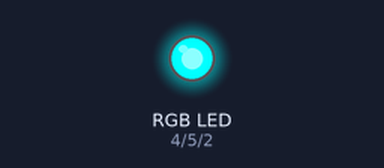
A sketch run on a simulated Arduino Uno, built with avr-gcc and run on an emulated ATmega328P. Shown: an RGB LED mixed from three pins (HIGH = lit).

Above: at 0.2 s.
At 0.7 s:
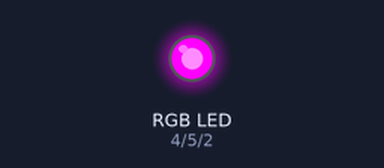
At 2.7 s:
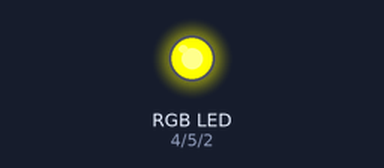
Timing chart, 0 to 3.5 s (numbered marks = the images above):
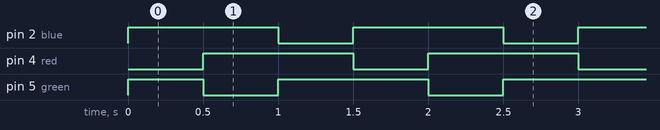

The sketch:

RGB.ino
```cpp
int red = 4;
int green = 5;
int blue = 2;

void setup() {
  pinMode(red, OUTPUT);
  pinMode(green, OUTPUT);
  pinMode(blue, OUTPUT);
}

void loop() {
  digitalWrite(red, LOW);
  digitalWrite(green, HIGH);
  digitalWrite(blue, HIGH);
  delay(500);
  digitalWrite(red, HIGH);
  digitalWrite(green, LOW);
  delay(500);
  digitalWrite(green, HIGH);
  digitalWrite(blue, LOW);
  delay(500);
}
```

Measured:
- by itself, pin 2 (blue), pin 4 (red): alternates HIGH for 1.0 s and LOW for 0.50 s
- by itself, pin 5 (green): repeats every 1.5 s: LOW 0.50 s, HIGH 1.0 s
- by itself, everything shown: repeats every 1.5 s, in 3 steps
